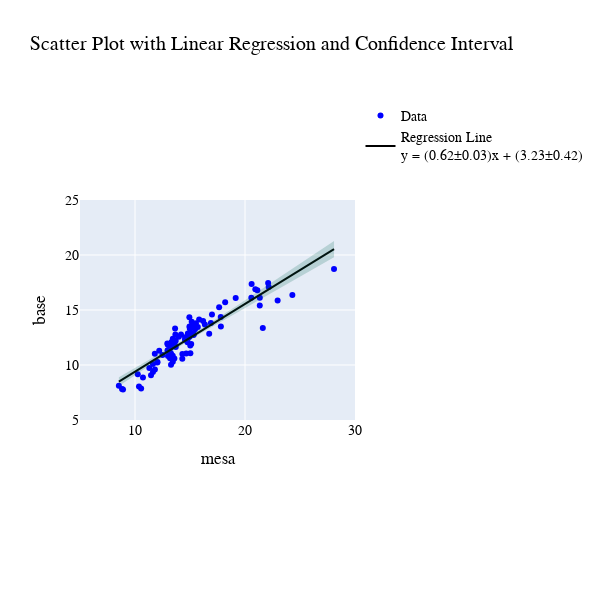

The cell this chart's notebook holds for it:
### Code cell
# Perform linear regression
X = sm.add_constant(df[loss1])  # Adds a constant term to the predictor
model = sm.OLS(df[loss2], X).fit()
predictions = model.get_prediction(X)
prediction_summary = predictions.summary_frame(alpha=0.05)  # 95% confidence interval

# Sort the data by loss1 for plotting
df_sorted = df.sort_values(by=loss1)
prediction_summary_sorted = prediction_summary.loc[df_sorted.index]

# Get regression coefficients and standard errors
coef = model.params
std_err = model.bse
intercept, slope = coef[0], coef[1]
intercept_err = std_err[0]
slope_err = std_err[1]

# Format the regression equation
regression_equation = f"y = ({slope:.2f}±{slope_err:.2f})x + ({intercept:.2f}±{intercept_err:.2f})"

# Create scatter plot
fig = go.Figure()

# Add scatter plot for actual data
fig.add_trace(go.Scatter(
    x=df[loss1],
    y=df[loss2],
    mode='markers',
    marker=dict(color='blue'),
    name='Data'
))

# Add regression line
fig.add_trace(go.Scatter(
    x=df_sorted[loss1],
    y=prediction_summary_sorted['mean'],
    mode='lines',
    line=dict(color='black'),
    name=f'Regression Line<br>{regression_equation}'
))

# Add confidence interval
fig.add_trace(go.Scatter(
    x=np.concatenate([df_sorted[loss1], df_sorted[loss1][::-1]]),
    y=np.concatenate([prediction_summary_sorted['mean_ci_upper'], prediction_summary_sorted['mean_ci_lower'][::-1]]),
    fill='toself',
    fillcolor='rgba(0,100,80,0.2)',
    line=dict(color='rgba(255,255,255,0)'),
    hoverinfo="skip",
    showlegend=False,
    name='Confidence Interval'
))

# Update layout for fonts and axis scaling
fig.update_layout(
    title='Scatter Plot with Linear Regression and Confidence Interval',
    xaxis_title=loss1,
    yaxis_title=loss2,
    font=dict(
        family="Arial, sans-serif",
        size=14,
        color="black"
    ),
    xaxis=dict(
        range=[5, 30],  # Set the range for x-axis
        scaleanchor="y",
        scaleratio=1,
        constrain="domain"
    ),
    yaxis=dict(
        range=[5, 25],  # Set the range for y-axis
        scaleanchor="x",
        scaleratio=1,
        constrain="domain"
    ),
    autosize=False,
    width=600,  # Set the width of the plot
    height=600  # Set the height of the plot
)

# Show the plot
fig.show()

### Figure 1 — Plotly figure (JSON) as saved in the notebook; plotly's stock layout.template omitted (floating-point values rounded to 4 significant figures; data arrays with more than 128 entries replaced by an {"elided": "..."} marker saying what was removed)
{"data": [{"marker": {"color": "blue"}, "mode": "markers", "name": "Data", "type": "scatter", "x": [12.5, 8.819, 10.56, 8.534, 12.02, 21.62, 22.97, 21.34, 28.09, 22.1, 21.12, 20.58, 17.79, 14.77, 13.1, 11.8, 11.63, 12.04, 11.81, 10.25, 11.3, 11.63, 10.72, 10.36, 8.912, 11.45, 14.31, 14.3, 14.99, 14.56, 16.35, 16.9, 17.81, 21.35, 24.31, 20.94, 22.16, 19.15, 20.6, 18.2, 17.0, 17.65, 16.75, 16.19, 15.54, 15.46, 15.15, 14.95, 15.27, 15.04, 15.34, 13.67, 15.02, 15.08, 14.8, 14.8, 15.83, 13.7, 14.98, 14.18, 15.32, 15.36, 15.71, 15.19, 14.94, 14.65, 14.96, 13.64, 15.11, 12.94, 13.59, 13.99, 14.54, 13.44, 13.28, 13.27, 13.41, 13.28, 13.31, 13.62, 13.12, 12.2, 13.51, 13.43, 13.08, 12.95, 13.24, 13.24, 13.18, 13.01, 13.29, 12.98, 13.0, 13.58, 13.25, 13.26, 13.71, 13.44, 13.57], "y": [10.91, 7.822, 7.866, 8.117, 10.23, 13.37, 15.86, 15.41, 18.73, 17.46, 16.79, 16.12, 14.35, 12.06, 11.33, 11.03, 10.1, 10.27, 9.582, 9.149, 9.729, 9.375, 8.87, 8.034, 7.767, 9.075, 11.0, 10.58, 13.29, 12.53, 13.68, 13.82, 13.49, 16.12, 16.37, 16.88, 17.08, 16.1, 17.37, 15.71, 14.59, 15.25, 12.85, 14.0, 13.79, 13.25, 13.92, 13.5, 13.67, 11.08, 12.8, 12.77, 11.76, 12.91, 12.38, 12.86, 14.13, 12.2, 13.42, 12.78, 12.73, 13.65, 13.45, 13.41, 14.35, 11.04, 12.56, 13.32, 11.91, 11.95, 11.93, 12.56, 12.29, 10.28, 11.64, 10.02, 12.18, 11.98, 12.08, 12.25, 11.15, 11.31, 11.87, 10.83, 11.88, 11.33, 11.04, 11.08, 10.62, 11.34, 10.91, 11.83, 10.83, 10.59, 10.99, 11.61, 11.64, 12.38, 12.21]}, {"line": {"color": "black"}, "mode": "lines", "name": "Regression Line<br>y = (0.62±0.03)x + (3.23±0.42)", "type": "scatter", "x": [8.534, 8.819, 8.912, 10.25, 10.36, 10.56, 10.72, 11.3, 11.45, 11.63, 11.63, 11.8, 11.81, 12.02, 12.04, 12.2, 12.5, 12.94, 12.95, 12.98, 13.0, 13.01, 13.08, 13.1, 13.12, 13.18, 13.24, 13.24, 13.25, 13.26, 13.27, 13.28, 13.28, 13.29, 13.31, 13.41, 13.43, 13.44, 13.44, 13.51, 13.57, 13.58, 13.59, 13.62, 13.64, 13.67, 13.7, 13.71, 13.99, 14.18, 14.3, 14.31, 14.54, 14.56, 14.65, 14.77, 14.8, 14.8, 14.94, 14.95, 14.96, 14.98, 14.99, 15.02, 15.04, 15.08, 15.11, 15.15, 15.19, 15.27, 15.32, 15.34, 15.36, 15.46, 15.54, 15.71, 15.83, 16.19, 16.35, 16.75, 16.9, 17.0, 17.65, 17.79, 17.81, 18.2, 19.15, 20.58, 20.6, 20.94, 21.12, 21.34, 21.35, 21.62, 22.1, 22.16, 22.97, 24.31, 28.09], "y": [8.489, 8.664, 8.722, 9.546, 9.614, 9.735, 9.837, 10.19, 10.29, 10.4, 10.4, 10.5, 10.51, 10.64, 10.65, 10.75, 10.93, 11.2, 11.21, 11.23, 11.24, 11.24, 11.29, 11.3, 11.31, 11.35, 11.39, 11.39, 11.39, 11.4, 11.41, 11.41, 11.41, 11.42, 11.43, 11.49, 11.5, 11.51, 11.51, 11.55, 11.59, 11.6, 11.61, 11.62, 11.64, 11.65, 11.67, 11.67, 11.85, 11.97, 12.04, 12.04, 12.19, 12.2, 12.26, 12.33, 12.35, 12.35, 12.44, 12.44, 12.45, 12.46, 12.46, 12.49, 12.49, 12.52, 12.54, 12.57, 12.59, 12.64, 12.67, 12.68, 12.69, 12.75, 12.8, 12.91, 12.98, 13.21, 13.3, 13.55, 13.64, 13.7, 14.1, 14.19, 14.2, 14.44, 15.03, 15.91, 15.92, 16.13, 16.24, 16.38, 16.38, 16.55, 16.85, 16.88, 17.38, 18.2, 20.54]}, {"fill": "toself", "fillcolor": "rgba(0,100,80,0.2)", "hoverinfo": "skip", "line": {"color": "rgba(255,255,255,0)"}, "name": "Confidence Interval", "showlegend": false, "type": "scatter", "x": {"elided": "198 float values"}, "y": {"elided": "198 float values"}}], "layout": {"autosize": false, "font": {"color": "black", "family": "Arial, sans-serif", "size": 14}, "height": 600, "title": {"text": "Scatter Plot with Linear Regression and Confidence Interval"}, "width": 600, "xaxis": {"constrain": "domain", "range": [5, 30], "scaleanchor": "y", "scaleratio": 1, "title": {"text": "mesa"}}, "yaxis": {"constrain": "domain", "range": [5, 25], "scaleanchor": "x", "scaleratio": 1, "title": {"text": "base"}}}}
